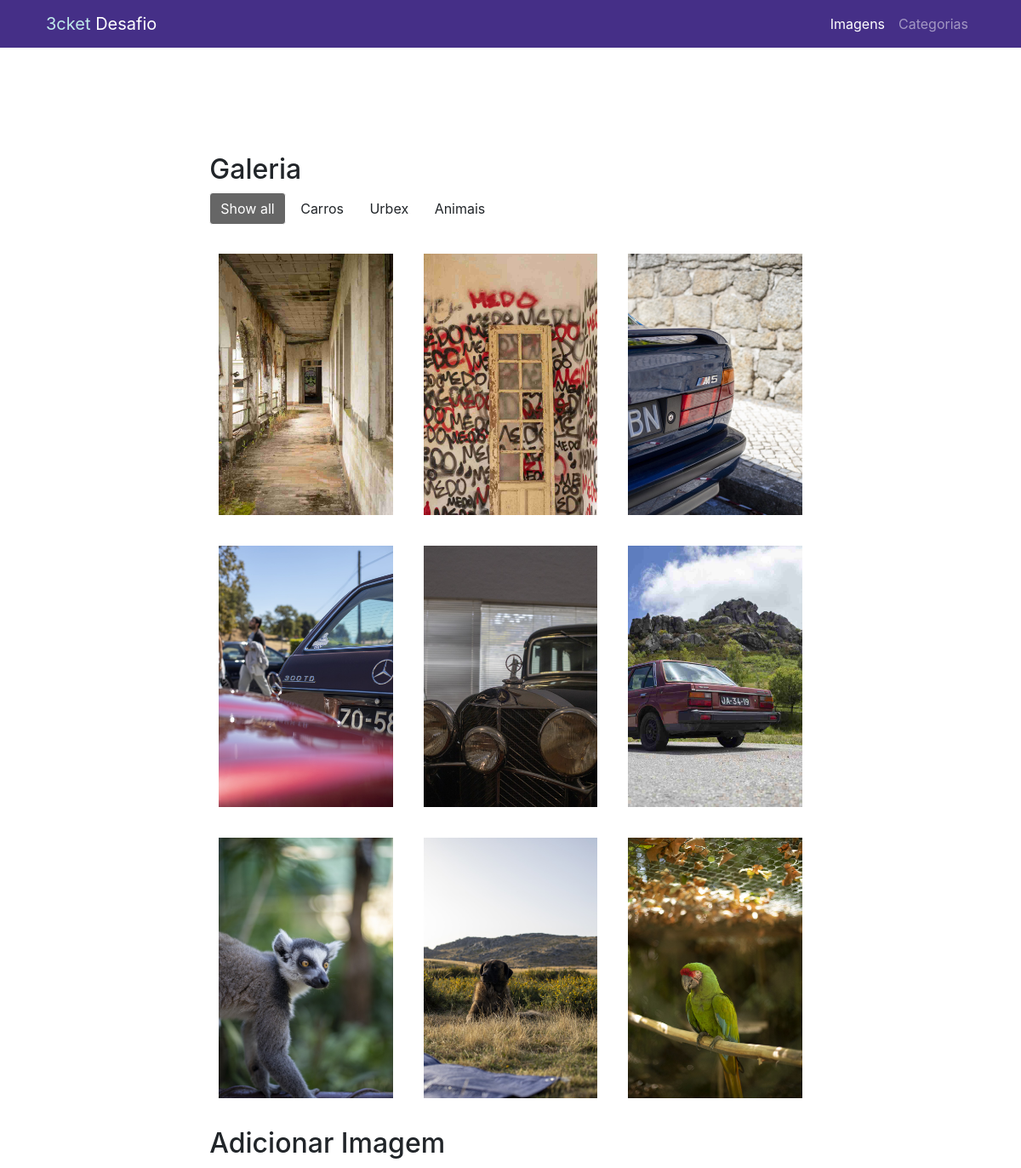
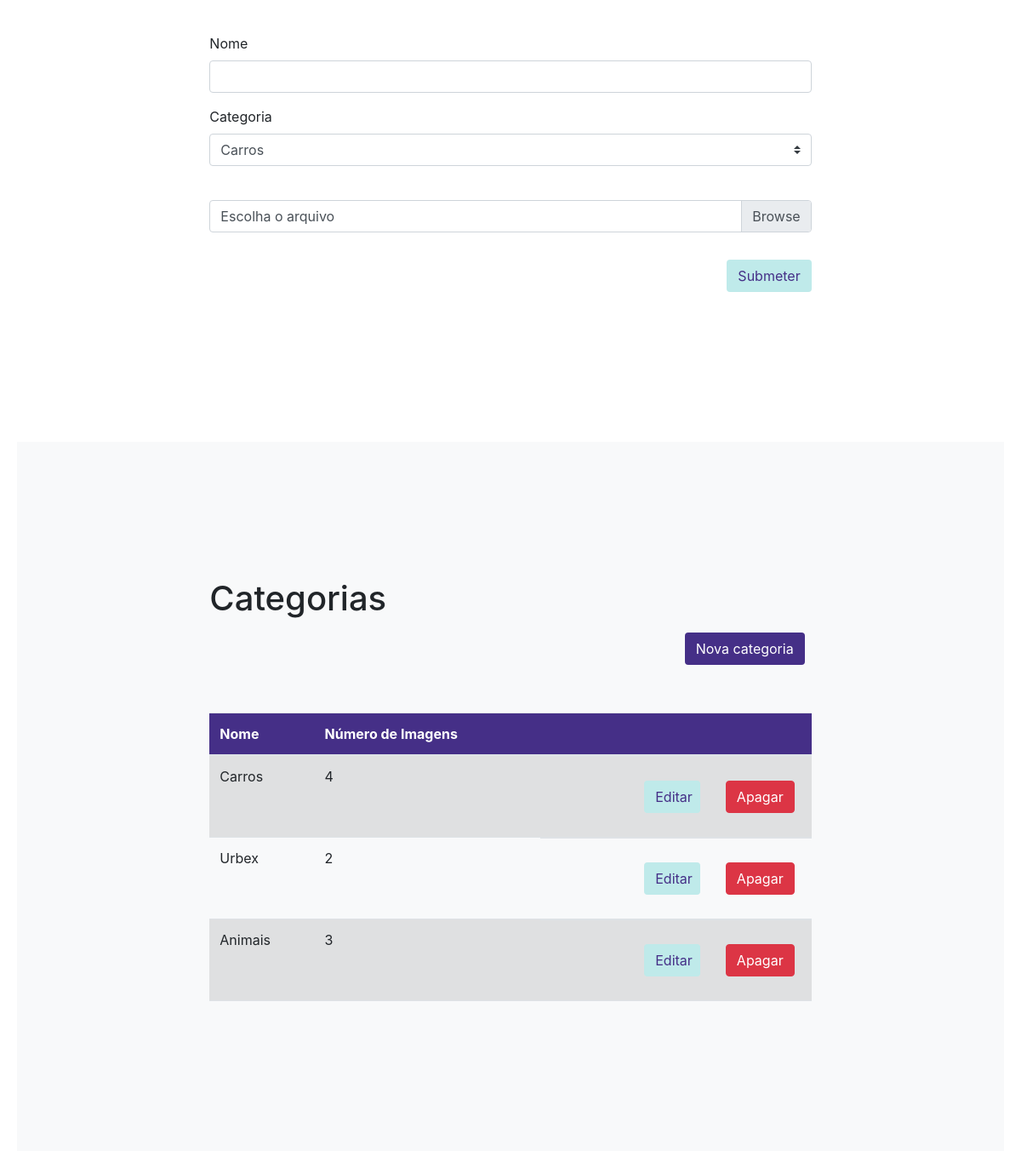
The page / on the database its author committed (2 pictures, top to bottom).
### tables this page shows
CREATE TABLE `category` (
  `id_category` int(11) NOT NULL,
  `name` varchar(255) NOT NULL
);

CREATE TABLE `image` (
  `id_image` int(11) NOT NULL,
  `name` varchar(255) NOT NULL,
  `image` varchar(255) NOT NULL,
  `cod_category` int(11) NOT NULL
);

### index.php (called while the page is built, shortened)
<?php
    include 'config.php';
    $images = $pdo->query('SELECT * FROM image')->fetchAll();
    $categories = $pdo->query('SELECT * FROM category')->fetchAll();
    require 'view/home.php';
?>

### view/home.php (the view, shortened to what this page needs)
<?php include 'header.php' ?>
         <?php if(!empty($categories)): ?>
            <section id="images">
                <div class="container px-4">
                    <div class="row gx-4 justify-content-center">
                        <div class="col-lg-8">
                            <?php if(!empty($images)): ?>
                                <h2>Galeria</h2>
                                <div id="myBtnContainer">
                                    <button class="btn active" onclick="filterSelection('all')"> Show all</button>
                                    <?php foreach($categories as $categoria):
                                        if($categoria['imageCounter'] > 0): ?>
                                            <button class="btn" onclick="filterSelection('category<?= $categoria['id_category'] ?>')"> <?=$categoria['name']?></button>
                                        <?php endif;
                                    endforeach; ?>
                                </div>
                                <div class="row">
                                    <?php foreach($images as $i):?>
                                        <div class="column category<?=$i['cod_category']?>">
                                            <div class="content">
                                                <img src="<?=$i['image']?>" alt="<?=$i['name']?>" style="width:100%">
                                            </div>
                                        </div>
                                    <?php endforeach?>
                                </div>
                            <?php endif;?>
                            <div id="imageForm">
                                <h2>Adicionar Imagem</h2>
                                <form method="post" class="mt-5" enctype="multipart/form-data" id="imageForm">
                                    <div class="mb-3">
                                        <label for="name">Nome </label>
                                        <input type="text" class="form-control" id="name" name="imageName" required>
                                    </div>
                                    <div class="mb-3">
                                        <label for="country">Categoria</label>
                                        <select class="custom-select d-block w-100" id="country" name="categorySelect" required>
                                            <?php foreach($categories as $ct): ?>
                                                <option value="<?= $ct['id_category']?>"><?= $ct['name']?></option>
                                            <?php endforeach; ?>
                                        </select>
                                    </div>
                                    <div class="mb-3 custom-file mt-4">
                                        <label class="custom-file-label" for="customFile">Escolha o arquivo</label>
                                    </div>
                                    <div class="mb-3 mt-3 text-right">
                                        <button type="submit" id="disabledBtn" class="btn btn-edit">Submeter</button>
                                    </div>
                                </form>
                            </div>
                        </div>
                    </div>
                </div>
            </section>
        <?php endif?>
        <section class="bg-light" id="categories">
            <div class="container px-4">
                <div class="row gx-4 justify-content-center">
                    <div class="col-lg-8">
                        <h1>Categorias</h1>
                        <div class="row" id="btnShowCategoryForm">
                        <div class='col text-right'><button type="button" class="btn btn-3cket">Nova categoria</button></div>
                        </div>
                        <table class="table table-striped mt-5 table-categorias rounded">
                            <thead class="btn-3cket">
                                <tr>
                                <th scope="col">Nome</th>
                                <th scope="col">Número de Imagens</th>
                                <th scope="col"></th>
                                </tr>
                            </thead>
                            <tbody>
                                <?php foreach($categories as $c): ?>
                                    <tr>
                                        <td>
                                            <div id="nameDiv">
                                                <?= $c['name'] ?>
                                            </div>
                                        </td>
                                        <td class="justify-content-center"><?= $c['imageCounter'] ?></td>
                                        <td class="d-flex justify-content-end">
                                            <div class="row">
                                                <div class="col">
                                                    <button id="btnCategoryEdit<?=$c['name']?>" value="<?= $c['id_category']?>" name='<?= $c['name']?>' class="btn btn-edit pr-2" >Editar</button>
                                                </div>
                                                <div class="col">
                                                    <form method="post">
                                                        <button type="submit" class="btn btn-danger">Apagar</button>
                                                    </form>
                                                </div>
                                            </div>
                                        </td>
                                    </tr>
                                <?php endforeach; ?>
                            </tbody>
                        </table>
                    </div>
                </div>
            </div>
        </section>
        <?php include 'footer.php' ?>

### media/css/custom.css (style rules this page uses)
.rounded { border-radius: .25rem !important; }
.btn-3cket { background-color: #452f87 !important; color: #fff; }
.btn-edit { background-color: #bfeaea !important; color: #452f87 !important; }
* { box-sizing: border-box; }
body { background-color: #f1f1f1; padding: 20px; font-family: Arial; }
h1 { font-size: 50px; word-break: break-all; }
.row { margin: 8px -16px; }
.row, .row>.column { padding: 8px; }
.column { float: left; width: 33.33%; display: none; }
.row:after { content: ""; display: table; clear: both; }
.content { background-color: white; padding: 10px; }
.show { display: block; }
.btn { border: none; outline: none; padding: 12px 16px; background-color: white; cursor: pointer; }
.btn.active { background-color: #666; color: white; }

### rows shown on the page
category: name "Carros", imageCounter "4"
category: name "Urbex", imageCounter "2"
category: name "Animais", imageCounter "3"
image: image (picture)
image: image (picture)
image: image (picture)
image: image (picture)
image: image (picture)
image: image (picture)
image: image (picture)
image: image (picture)
image: image (picture)

### other values the page prints
form field categorySelect "Carros"
